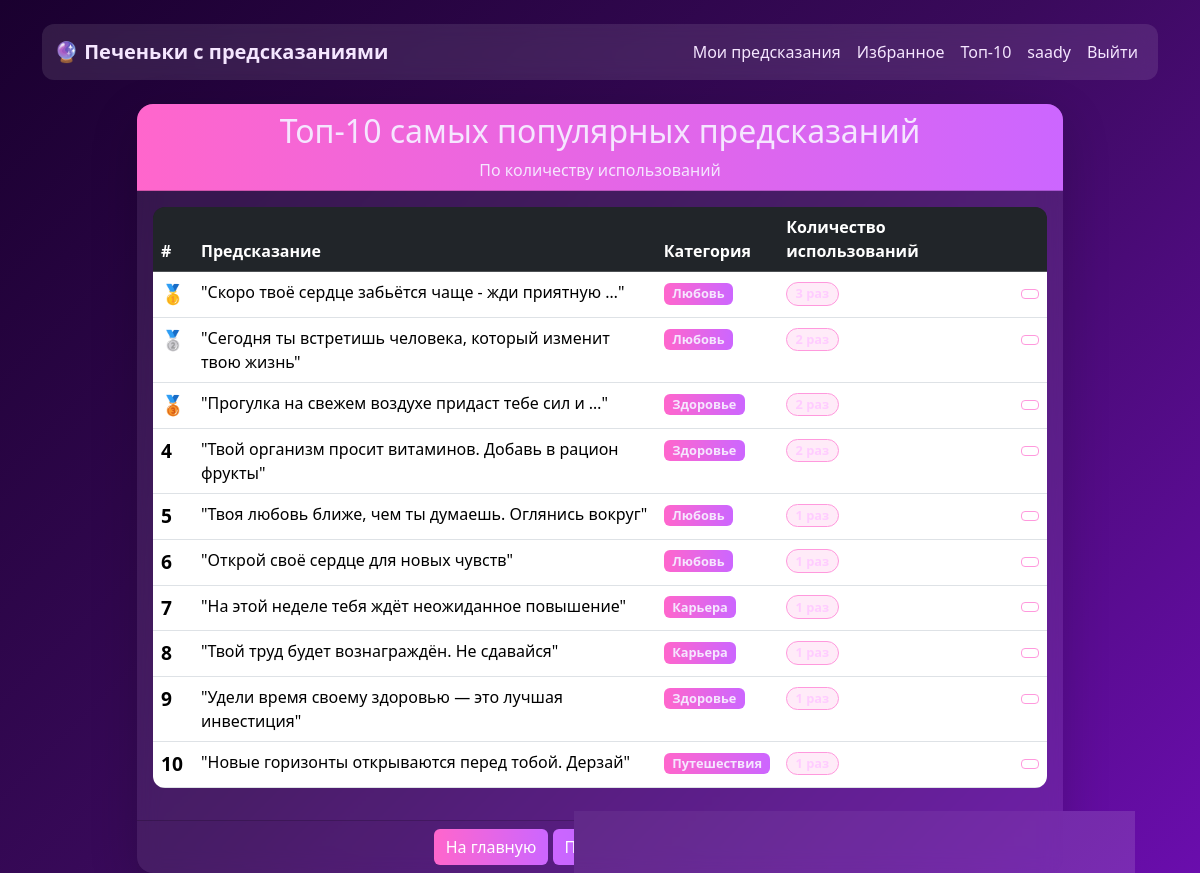
/top/ (signed in), run on the app's committed database.
### users/models.py (models this page shows)
class CustomUser(AbstractUser):
    pass

### predictions/models.py (models this page shows, shortened)
class FortuneCookie(models.Model):
    text = models.TextField(verbose_name="Текст предсказания")
    category = models.ForeignKey(
        'Category',
        on_delete=models.CASCADE,
        related_name='cookies',
        verbose_name="Категория"
    )
    created_by = models.ForeignKey(
        'users.CustomUser',
        on_delete=models.SET_NULL,
        null=True,
        blank=True,
        verbose_name="Создано пользователем"
    )
    is_active = models.BooleanField(default=True, verbose_name="Активно")
    created_at = models.DateTimeField(auto_now_add=True, verbose_name="Дата создания")
    usage_count = models.PositiveIntegerField(default=0, verbose_name="Количество использований")
    class Meta:
        verbose_name = "Печенье с предсказанием"
        verbose_name_plural = "Печеньки с предсказаниями"

class Category(models.Model):
    name = models.CharField(max_length=50, verbose_name="Название")
    description = models.TextField(blank=True, verbose_name="Описание")
    class Meta:
        verbose_name = "Категория"
        verbose_name_plural = "Категории"

### predictions/views.py (the view)
# urls.py: path('top/', views.top_cookies, name='top_cookies'),
def top_cookies(request):
    top_list = FortuneCookie.objects.filter(is_active=True).order_by('-usage_count')[:10]
    context = {
        'top_cookies': top_list,
    }
    return render(request, 'top_cookies.html', context)

### predictions/templates/top_cookies.html (shortened to what this page needs)
{% extends 'base.html' %}
{% block content %}
<div class="row justify-content-center">
    <div class="col-md-10">
        <div class="card shadow-lg">
            <div class="card-header text-center">
                <h2>Топ-10 самых популярных предсказаний</h2>
                <p class="mb-0">По количеству использований</p>
            </div>
            <div class="card-body">
                {% if top_cookies %}
                    <div class="table-responsive">
                        <table class="table table-hover">
                            <thead class="table-dark">
                                <tr>
                                    <th>#</th>
                                    <th>Предсказание</th>
                                    <th>Категория</th>
                                    <th>Количество использований</th>
                                    <th></th>
                                </tr>
                            </thead>
                            <tbody>
                                {% for cookie in top_cookies %}
                                <tr>
                                    <td>
                                        {% if forloop.counter == 1 %}
                                            🥇
                                        {% elif forloop.counter == 2 %}
                                            🥈
                                        {% elif forloop.counter == 3 %}
                                            🥉
                                        {% else %}
                                            {{ forloop.counter }}
                                        {% endif %}
                                    </td>
                                    <td>"{{ cookie.text|truncatewords:8 }}"</td>
                                    <td><span class="badge bg-primary">{{ cookie.category.name }}</span></td>
                                    <td>
                                        <span class="badge bg-success rounded-pill">
                                        </span>
                                    </td>
                                    <td>
                                        <a href="{% url 'add_to_favorites' cookie.id %}?next={{ request.path }}"
                                           class="btn btn-sm btn-outline-danger">
                                        </a>
                                    </td>
                                </tr>
                                {% endfor %}
                            </tbody>
                        </table>
                    </div>
                {%else %}
                    <div class="alert alert-info text-center">
                        <h5>Пока нет предсказаний</h5>
                        <p>Добавьте предсказания через админку</p>
                    </div>
                {% endif %}
            </div>
            <div class="card-footer text-center">
                <a href="{% url 'home' %}" class="btn btn-primary">На главную</a>
                <a href="{% url 'get_prediction' %}" class="btn btn-success">Получить предсказание</a>
            </div>
        </div>
    </div>
</div>
{% endblock %}

### templates/base.html (shortened to what this page needs)
<!DOCTYPE html>
<html lang="ru">
<head>
    <link href="https://cdn.jsdelivr.net/npm/bootstrap@5.3.2/dist/css/bootstrap.min.css" rel="stylesheet">
</head>
<body>
    <div class="container mt-4">
        <nav class="navbar navbar-expand-lg navbar-light bg-light mb-4">
            <div class="container">
               <a class="navbar-brand fw-bold" href="{% url 'home' %}">
                    🔮 Печеньки с предсказаниями
               </a>
                <div class="navbar-nav ms-auto">
                    {% if user.is_authenticated %}
                        <a class="nav-link" href="{% url 'my_predictions' %}">Мои предсказания</a>
                        <a class="nav-link" href="{% url 'favorites' %}">Избранное</a>
                        <a class="nav-link" href="{% url 'top_cookies' %}">Топ-10</a>
                        <a class="nav-link" href="{% url 'profile' %}">{{ user.username }}</a>
                        <form action="{% url 'logout' %}" method="post" style="display: inline;">
                            <button type="submit" class="btn btn-link nav-link"
                                    style="display: inline; background: none; border: none;">
                                Выйти
                            </button>
                        </form>
                    {% else %}
                        <a class="nav-link" href="{% url 'register' %}">Регистрация</a>
                        <a class="nav-link" href="{% url 'login' %}">Войти</a>
                    {% endif %}
                </div>
            </div>
        </nav>
        {% block content %}
        {% endblock %}
    </div>
</body>
</html>

### templates/base.html (style rules this page uses)
body { background: linear-gradient(135deg, #1a002f, #3a0a5c, #6a0dad); min-height: 100vh; color: #f5e6ff; }
.card { background: rgba(255, 255, 255, 0.08); backdrop-filter: blur(10px); border: none; border-radius: 16px; color: #fff; }
.card-header { background: linear-gradient(90deg, #ff66cc, #cc66ff); color: white !important; border-radius: 16px 16px 0 0 !important; }
.btn-primary { background: linear-gradient(90deg, #ff66cc, #cc66ff); border: none; }
.btn-success { background: linear-gradient(90deg, #cc66ff, #9966ff); border: none; }
.navbar { background: rgba(255, 255, 255, 0.1) !important; backdrop-filter: blur(10px); border-radius: 12px; }
.navbar .nav-link, .navbar-brand { color: #f5e6ff !important; }
.table { color: #fff; background: rgba(255, 255, 255, 0.05); border-radius: 12px; overflow: hidden; }
.table thead { background: rgba(0, 0, 0, 0.4); }
.table tbody tr { background: transparent; color: #f5e6ff; }
a { color: #ff99dd; }
.card { transition: 0.3s; }
.badge { font-size: 0.8rem; }
a { text-decoration: none; }
.btn { transition: all 0.3s ease; }
body, p, span, div, small, strong, h1, h2, h3, h4, h5 { color: #f5e6ff; }
.btn-outline-primary, .btn-outline-danger, .btn-outline-secondary, .btn-outline-warning { color: #ff99dd; border: 1px solid #ff99dd; background: transparent; }
.card, .card p, .card span, .card small { color: #f5e6ff !important; }
.badge.bg-primary { background: linear-gradient(90deg, #ff66cc, #cc66ff) !important; }
.badge.bg-success { background: rgba(255, 153, 221, 0.2) !important; color: #ffccff !important; border: 1px solid #ff99dd; }
td:first-child { font-size: 1.2rem; font-weight: bold; }
.btn-outline-danger { color: #ff99dd !important; border-color: #ff99dd !important; }

### data on the page
CustomUser: username "saady"
FortuneCookie: text "Скоро твоё сердце забьётся чаще - жди приятную …", category.name "Любовь"
FortuneCookie: text "Сегодня ты встретишь человека, который изменит твою жизнь", category.name "Любовь"
FortuneCookie: text "Прогулка на свежем воздухе придаст тебе сил и …", category.name "Здоровье"
FortuneCookie: text "Твой организм просит витаминов. Добавь в рацион фрукты", category.name "Здоровье"
FortuneCookie: text "Твоя любовь ближе, чем ты думаешь. Оглянись вокруг", category.name "Любовь"
FortuneCookie: text "Открой своё сердце для новых чувств", category.name "Любовь"
FortuneCookie: text "На этой неделе тебя ждёт неожиданное повышение", category.name "Карьера"
FortuneCookie: text "Твой труд будет вознаграждён. Не сдавайся", category.name "Карьера"
FortuneCookie: text "Удели время своему здоровью — это лучшая инвестиция", category.name "Здоровье"
FortuneCookie: text "Новые горизонты открываются перед тобой. Дерзай", category.name "Путешествия"
